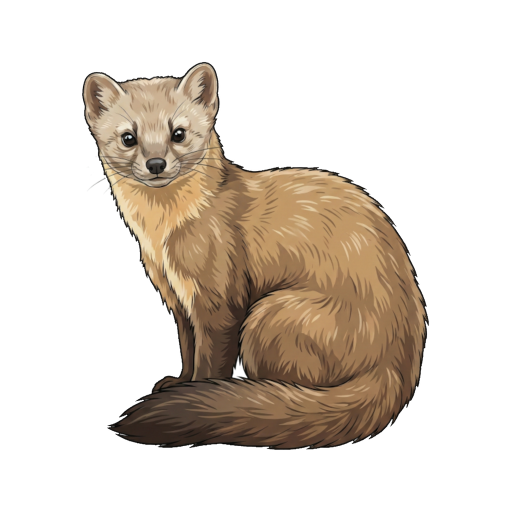
#> input picture art-pipeline/equalized_candidates_78/cand_01_american_marten.png, 1024 x 1024 px (shown at 1/2 size)
$ python -i build_dataset_v7.py   (imports and definitions only)
#> lines starting #> are read from the running program, lines starting #| are printed output that depends on the picture; after the words box and inside, x2 and y2 are one past the last pixel; in counts of white or black regions, pixels touching at a corner belong together
"""Build the SDXL style-LoRA animl_style_v7 training dataset from the locked 45 harmonized v3 illustrations.

Standalone CPU-only builder (0 MB VRAM, zero network/Ollama calls):
- Reads the 45 approved v3 illustrations from art-pipeline/equalized_candidates_78/cand_XX_*.png.
- Leaves art-pipeline/lora/dataset/ (v6) 100% untouched.
- Sanitizes exterior pixels outside the connected animal + whisker silhouette to pure (255, 255, 255) white.
- Preserves 1:1 sub-pixel anti-aliasing (zero double-LANCZOS blur) for fills in [0.73, 0.82],
  while rescaling outliers (e.g. #47 california_scrub-jay) cleanly to 0.77 fill.
- Writes .png + .txt pairs into art-pipeline/lora/dataset_v7/{img_6x,img_4x,img_2x}.
- Renders v7_dataset_45_contact_sheet.jpg in the conversation artifact directory.

Usage: .\art-pipeline\lora\venv\Scripts\python.exe art-pipeline\lora\build_dataset_v7.py
"""

import json
from pathlib import Path

import numpy as np
from PIL import Image, ImageDraw, ImageFont
from scipy.ndimage import binary_dilation, distance_transform_edt, label

REPO = Path(__file__).resolve().parents[2]
SRC_DIR = REPO / "art-pipeline" / "equalized_candidates_78"
DATASET_DIR = Path(__file__).parent / "dataset_v7"
OUT_DIRS = {
    "6x": DATASET_DIR / "img_6x",
    "4x": DATASET_DIR / "img_4x",
    "2x": DATASET_DIR / "img_2x",
}
ARTIFACT_SHEET = Path(
    r"C:\Users\nars7\.gemini\antigravity\brain\cf192390-434f-49ae-a401-59243749f021\v7_dataset_45_contact_sheet.jpg"
)
SIZE = 1024
TARGET_FILL = 0.77
PASSTHROUGH_MIN_FILL = 0.73
PASSTHROUGH_MAX_FILL = 0.82

STYLE_CLAUSE = (
    "muted matte natural colors, flat cel-shaded color zones with stepped shading, "
    "subtle low-contrast warm brown-umber ink fur and contour lines, "
    "clean thin dark charcoal-umber outline, isolated on a plain solid white background"
)

# Exact 45-entry v7 manifest:
# (cand_idx, src_name, slug, subject_phrase, bucket, pose_clause, traits)
V7_MANIFEST: list[tuple[int, str, str, str, str, str, str]] = [
    (
        1,
        "cand_01_american_marten.png",
        "american_marten",
        "an american marten",
        "6x",
        "",
        "tawny brown matte coat, pale yellowish-buff throat bib, dark brown legs and bushy tail, light brown head, rounded ears with pale rims, dark eyes, slender body",
    ),
    (
        2,
        "cand_02_rhesus_macaque.png",
        "rhesus_macaque",
        "a rhesus macaque",
        "6x",
        "",
        "warm brown and sandy-gray matte coat, muted reddish-tan face skin, brown hands and feet, medium-length gray-brown tail, dark eyes",
    ),
    (
        3,
        "cand_03_american_robin.png",
        "american_robin",
        "an american robin",
        "4x",
        "",
        "dark slate-gray back and wings, warm reddish-orange breast, blackish head with white eye arcs, white throat streaks, yellow bill, brown legs",
    ),
    (
        4,
        "cand_04_american_toad.png",
        "american_toad",
        "an american toad",
        "4x",
        "",
        "mottled dark brown and tan warty skin, cream and brown dorsal blotches, pale warts, light tan throat, barred brown legs, dark eyes",
    ),
    (
        5,
        "cand_05_axis_deer.png",
        "axis_deer",
        "an axis deer",
        "4x",
        "",
        "golden-rufous coat covered with crisp white spots, white throat and underbelly, dark dorsal stripe along spine, brown legs with dark hooves, three-pronged brown antlers",
    ),
    (
        6,
        "cand_06_barking_treefrog.png",
        "barking_treefrog",
        "a barking treefrog",
        "4x",
        "",
        "bright green skin with dark brown-bordered olive dorsal spots, pale cream throat and belly, yellow-green limb markings, round adhesive toe pads, bronze-brown eyes",
    ),
    (
        7,
        "cand_07_caribou.png",
        "caribou",
        "a caribou",
        "4x",
        "",
        "dark brown body coat with lighter brown flanks, white neck mane and chest, pale muzzle and white tail base, dark brown legs and cloven hooves, large branching antlers",
    ),
    (
        8,
        "cand_08_desert_tortoise.png",
        "desert_tortoise",
        "a desert tortoise",
        "4x",
        "",
        "high-domed warm brown carapace with tan scute centers and concentric growth rings, wrinkled tan-brown head, stout scaly forelegs with claws, elephantine hind feet",
    ),
    (
        9,
        "cand_09_downy_woodpecker.png",
        "downy_woodpecker",
        "a downy woodpecker",
        "4x",
        "",
        "black upperparts with white dorsal back patch, black wings with white spots, white throat and belly, black-and-white striped head with small red nape patch, short dark chisel bill, gray feet",
    ),
    (
        11,
        "cand_11_eastern_red-backed_salamander.png",
        "eastern_red-backed_salamander",
        "an eastern red-backed salamander",
        "4x",
        "",
        "reddish-orange dorsal stripe from head down tail, dark slate-gray mottled sides, dark brown head with dark eyes, four small dark legs, long slender tail",
    ),
    (
        12,
        "cand_12_elk.png",
        "elk",
        "an elk",
        "4x",
        "",
        "rich tan-brown body coat, dark chocolate-brown neck mane, head, and slender legs, pale buff rump patch, large branching brown antlers, dark eyes",
    ),
    (
        14,
        "cand_14_harbor_seal.png",
        "harbor_seal",
        "a harbor seal",
        "4x",
        "",
        "mottled gray-brown and silvery-tan coat covered with dark and pale spots, rounded head with dark eyes and pale whiskers, short foreflippers and hind flippers",
    ),
    (
        15,
        "cand_15_mountain_goat.png",
        "mountain_goat",
        "a mountain goat",
        "4x",
        "",
        "thick off-white shaggy coat with cream shading, white beard and pantaloons, short sharp black horns, black nose and hooves, dark eyes",
    ),
    (
        16,
        "cand_16_nine-banded_armadillo.png",
        "nine-banded_armadillo",
        "a nine-banded armadillo",
        "4x",
        "",
        "grayish-brown armored carapace with movable transverse bands and tan scutes, long pointed gray-tan snout, prominent upright ears, armored ringed tail, clawed feet",
    ),
    (
        17,
        "cand_17_snowy_owl.png",
        "snowy_owl",
        "a snowy owl",
        "4x",
        "",
        "white plumage with dark brown bars and speckles across wings, back, and flanks, white facial disc with bright golden-yellow eyes and black bill, feathered white legs and dark talons",
    ),
    (
        18,
        "cand_18_spring_peeper.png",
        "spring_peeper",
        "a spring peeper",
        "4x",
        "",
        "warm tan-brown skin with dark brown X-shaped dorsal cross marking, dark band between eyes, dark crossbands on slender hind legs, small toe pads, dark eyes",
    ),
    (
        19,
        "cand_19_western_fence_lizard.png",
        "western_fence_lizard",
        "a western fence lizard",
        "4x",
        "",
        "mottled brown and gray-tan keeled scales with dark wavy dorsal blotches, speckled brown head, tan clawed legs, long banded tail, dark eyes",
    ),
    (
        20,
        "cand_20_white-tailed_deer.png",
        "white-tailed_deer",
        "a white-tailed deer",
        "4x",
        "",
        "warm reddish-brown coat, crisp white throat patch, pale muzzle ring and white inner ears, white belly and tail underside, slender tan legs with dark hooves, forward-curving brown antlers",
    ),
    (
        21,
        "cand_21_wood_duck.png",
        "wood_duck",
        "a wood duck",
        "4x",
        "",
        "crested dark green and purple head with crisp white facial stripes, red eye and red-based bill, rich chestnut breast with white flecks, bronze-tan flanks, dark blue-and-black back, orange webbed feet",
    ),
    (
        22,
        "cand_22_common_box_turtle_3.png",
        "common_box_turtle_3",
        "a common box turtle",
        "2x",
        "",
        "high-domed dark brown carapace with bright orange-yellow radiating markings, mottled brown and orange head, reddish-orange eye, sturdy scaly brown legs",
    ),
    (
        23,
        "cand_23_common_box_turtle_4.png",
        "common_box_turtle_4",
        "a common box turtle",
        "2x",
        "",
        "high-domed dark brown carapace with golden-yellow radiating lines and blotches, reddish-brown speckled head and neck, yellowish-brown eye, stout clawed brown legs",
    ),
    (
        24,
        "cand_24_gopher_snake_1.png",
        "gopher_snake_1",
        "a gopher snake",
        "2x",
        "",
        "coiled sandy-tan body with dark chocolate-brown dorsal blotches and smaller dark lateral spots, pale cream lower scales, tan head with dark postorbital stripe",
    ),
    (
        25,
        "cand_25_gopher_snake_2.png",
        "gopher_snake_2",
        "a gopher snake",
        "2x",
        "",
        "sinuous sandy-tan body with dark brown dorsal saddles and alternating lateral spots, cream throat, tan head with brown facial band, banded tail",
    ),
    (
        26,
        "cand_26_00_northern_shoveler.png",
        "northern_shoveler",
        "a northern shoveler",
        "4x",
        ", in flight with wings raised",
        "dark green head with yellow eye and long dark spatulate bill, crisp white breast and neck, rich chestnut belly and flanks, raised wings showing pale blue-gray forewing patch and white bar, orange webbed feet",
    ),
    (
        28,
        "cand_28_02_american_wigeon.png",
        "american_wigeon",
        "an american wigeon",
        "4x",
        "",
        "pale cream crown and speckled white cheek with dark green postorbital band, pale gray bill with black tip, warm brownish-taupe breast and flanks, black-and-white edged wing coverts with green patch, white belly, dark gray webbed feet",
    ),
    (
        29,
        "cand_29_03_green-winged_teal.png",
        "green-winged_teal",
        "a green-winged teal",
        "4x",
        "",
        "chestnut-brown head with green ear-patch extending down nape, dark slate bill, black-spotted buff-white breast, teal-green and brown patterned wings and flanks, yellowish-tan webbed feet",
    ),
    (
        30,
        "cand_30_04_mule_deer.png",
        "mule_deer",
        "a mule deer",
        "4x",
        "",
        "warm grayish-brown coat, pale cream throat patch and pale muzzle with dark nose, dark forehead patch, large dark-rimmed ears, tall bifurcated brown antlers, cream belly, four slender brown legs with dark hooves",
    ),
    (
        31,
        "cand_31_05_muskrat.png",
        "muskrat",
        "a muskrat",
        "4x",
        "",
        "plump crouching body with dense warm brown coat, lighter buff-tan cheeks and fine pale whiskers, small rounded ears, dark eye, clawed brown forepaws and hind paw",
    ),
    (
        34,
        "cand_34_08_pond_slider.png",
        "pond_slider",
        "a red-eared pond slider",
        "4x",
        "",
        "olive-green and muted olive-brown oval carapace with dark scute seams and pale rim, dark olive head and neck with bold pale yellow stripes, bright crimson-red postorbital stripe behind red-rimmed eye, clawed olive webbed feet",
    ),
    (
        36,
        "cand_36_00_opt3_13608867.png",
        "common_watersnake",
        "a common watersnake",
        "4x",
        "",
        "coiled tan and warm brown patterned body with dark brown crossbands and alternating blotches, pale cream-yellow labial scales with dark bars, brown head with dark postorbital stripe",
    ),
    (
        41,
        "cand_41_fresh20_v2_03_golden_mantled_squirrel.png",
        "golden-mantled_ground_squirrel",
        "a golden-mantled ground squirrel",
        "4x",
        "",
        "warm russet-golden head and shoulder mantle, unstriped buff-brown cheek with pale eye ring, prominent black-bordered white lateral stripe along side, cream-buff underbelly, bushy brown-and-buff tail",
    ),
    (
        42,
        "cand_42_fresh20_v2_04_western_gray_squirrel.png",
        "western_gray_squirrel",
        "a western gray squirrel",
        "4x",
        "",
        "frosted silver-gray coat, crisp white throat and underbelly, large bushy silver-gray plumed banner tail, rounded gray-brown ears, pale eye ring and dark eye",
    ),
    (
        43,
        "cand_43_fresh20_v2_05_yellow_bellied_marmot.png",
        "yellow-bellied_marmot",
        "a yellow-bellied marmot",
        "6x",
        "",
        "grizzled reddish-brown and gray-tan coat, warm golden-yellow chest and underbelly, dark brown head with pale buff patch between eyes and pale muzzle, dark brown bushy tail, sturdy clawed paws",
    ),
    (
        47,
        "cand_47_fresh20_v2_09_california_scrub_jay.png",
        "california_scrub-jay",
        "a california scrub-jay",
        "4x",
        "",
        "bright blue crown, nape, wings, and long tail, dark charcoal-brown cheek mask with thin white eyebrow, whitish throat framed by blue necklace band, pale brownish-gray back and belly, slender black bill and dark legs",
    ),
    (
        51,
        "cand_51_fresh20_v2_13_side_blotched_lizard.png",
        "common_side-blotched_lizard",
        "a common side-blotched lizard",
        "4x",
        "",
        "brown and tan dorsal scales, black-and-white speckled lateral stripe above bright warm orange-yellow lower flank, pale bluish-gray speckled throat, four clawed legs and long tapering tail",
    ),
    (
        52,
        "cand_52_fresh20_v2_14_southern_alligator_lizard.png",
        "southern_alligator_lizard",
        "a southern alligator lizard (Elgaria multicarinata)",
        "4x",
        ", curved body",
        "warm tan-brown keeled dorsal scales with faint crossbands, greenish-gray flanks with dark vertical bars, smooth brown head plates with pale lip and dark eye, four small clawed legs and long thick tail",
    ),
    (
        53,
        "cand_53_fresh20_v2_15_spiny_softshell.png",
        "spiny_softshell",
        "a spiny softshell turtle",
        "4x",
        "",
        "flat leathery olive-gray and warm brown oval carapace scattered with dark circular spots and pale tan rim, pointed tubular snorkel snout, olive-tan head and scaly webbed forelimb",
    ),
    (
        55,
        "cand_55_fresh20_v2_17_wood_frog.png",
        "wood_frog",
        "a wood frog",
        "4x",
        "",
        "warm peachy-tan and light brown skin with dark brown dorsal spots and dark dorsolateral ridge, prominent dark brown mask across eye and brown circular tympanum, pale cream belly with dark mottling, barred hind legs",
    ),
    (
        56,
        "cand_56_fresh20_v2_18_california_newt.png",
        "california_newt",
        "a california newt",
        "4x",
        "",
        "granular dark slate-gray and warm gray-brown dorsal skin, bright warm orange lower flanks, jaw, and underside, large dark eye with pale ring, four sturdy clawed legs and upturned tail",
    ),
    (
        57,
        "cand_57_fresh20_v2_19_leopard_shark.png",
        "leopard_shark",
        "a leopard shark",
        "6x",
        "",
        "sleek silvery-gray fusiform body patterned with prominent dark charcoal-brown dorsal saddles and large oval spots across back and fins, pale white underside, five gill slits, two dorsal fins, spotted pectoral fin, notched caudal fin",
    ),
    (
        62,
        "cand_62_04_merriams_kangaroo_rat.png",
        "merriams_kangaroo_rat",
        "a merriam's kangaroo rat (Dipodomys merriami)",
        "4x",
        "",
        "sandy buff-tan coat with darker grizzled dorsal streaks, cream-white cheek, throat, and underbelly, large dark eye, rounded brownish-pink ear, long hind foot, very long pale bi-colored tail with tufted tip",
    ),
    (
        66,
        "cand_66_08_belted_kingfisher.png",
        "belted_kingfisher",
        "a belted kingfisher",
        "4x",
        ", perched with both feet gripping a short natural wooden twig stub strictly under its feet",
        "shaggy slate-blue crested head, crisp white collar, slate-blue breast band above warm rufous-chestnut flanks and white belly, slate-blue back and wings with tiny white wing-tip spots, long stout dark bill",
    ),
    (
        68,
        "cand_68_10_hooded_merganser.png",
        "hooded_merganser",
        "a hooded merganser",
        "4x",
        ", swimming with webbed feet trailing behind",
        "black-and-brown crested head with large fan-shaped white patch, bright golden-orange eye, slender dark bill, white breast with two vertical black bars, rich cinnamon-brown flanks, black-and-white striped tertials, orange-brown webbed feet",
    ),
    (
        69,
        "cand_69_11_rough_greensnake.png",
        "rough_greensnake",
        "a rough greensnake",
        "4x",
        "",
        "slender coiled bright leaf-green body with smooth scales, pale yellowish-green lower sides and upper lip, green head with dark eye, long tapering tail",
    ),
    (
        76,
        "cand_76_18_western_tiger_salamander.png",
        "western_tiger_salamander",
        "a western tiger salamander",
        "4x",
        "",
        "dark charcoal-black body and tail patterned with bold irregular yellow bars and blotches, broad rounded dark snout with dark eyes, four sturdy dark legs with yellow spots, laterally flattened blotched tail",
    ),
]


def sanitize_and_frame(src_png: Path) -> tuple[Image.Image, float, float, bool]:
    """Remove exterior off-white borders/haze while keeping whiskers intact, and center at 1024x1024."""
    im = Image.open(src_png).convert("RGB")
#> im is the input picture: PIL image 1024x1024 RGB; mean R, G, B 220.4, 211.3, 201.6
    arr = np.array(im)
    if arr.shape != (SIZE, SIZE, 3):
        raise ValueError(f"Expected {(SIZE, SIZE, 3)} image, got {arr.shape} for {src_png}")

    core = arr.min(axis=-1) < 235
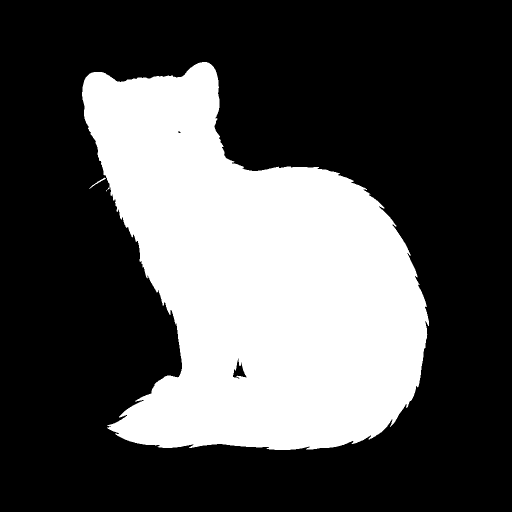
#> core: shape (1024, 1024) bool (shown at 1/2 size); 32.2% white; 2 white regions, box (x1, y1, x2, y2) and area: (164, 124, 858, 900) 337813, (178, 355, 212, 378) 92
    core[:16, :] = core[-16:, :] = core[:, :16] = core[:, -16:] = False

    lbl, _ = label(binary_dilation(core, np.ones((15, 15), dtype=bool)))
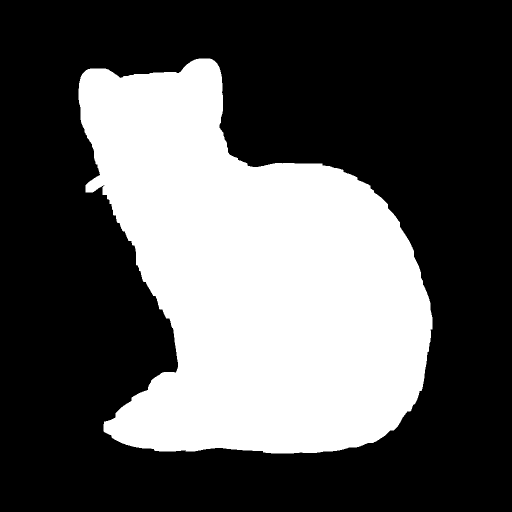
#> lbl: shape (1024, 1024) int32 (shown at 1/2 size); values 0 (black) and 1 (white), 34.7% white; 1 white region, box (x1, y1, x2, y2) and area: (157, 117, 865, 907) 363830
    sizes = np.bincount(lbl.ravel())
#> sizes = [684746, 363830]
    sizes[0] = 0
    if sizes.max() == 0:
        raise ValueError(f"No foreground component found in {src_png}")
    main_lbl = int(sizes.argmax())
#> main_lbl = 1
    animal_core = (lbl == main_lbl) & core

    dist = distance_transform_edt(~animal_core)
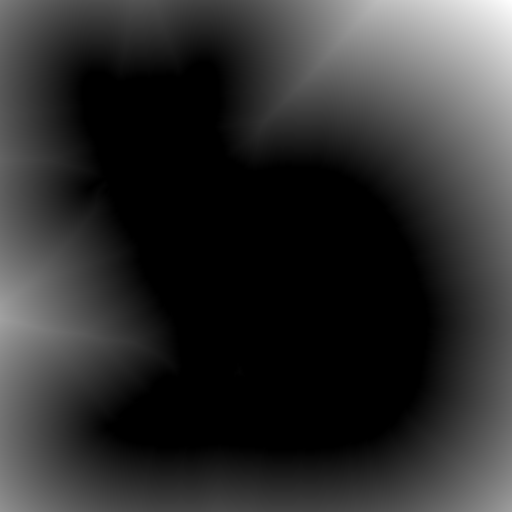
#> dist: shape (1024, 1024) float64 (shown at 1/2 size); min 0, max 476.4, mean 87.1; drawn with min black and max white
    keep = dist <= 48.0
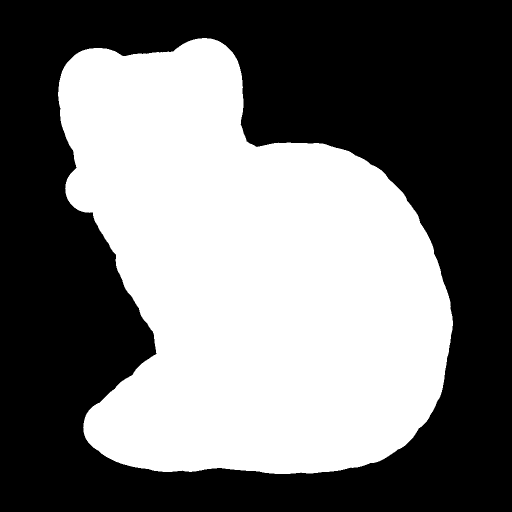
#> keep: shape (1024, 1024) bool (shown at 1/2 size); 45.7% white; 1 white region, box (x1, y1, x2, y2) and area: (116, 76, 906, 948) 479455
    keep[:20, :] = keep[-20:, :] = keep[:, :20] = keep[:, -20:] = False

    cleaned = arr.copy()
    cleaned[~keep] = 255

    ys, xs = np.where(np.any(cleaned < 255, axis=-1))
    if ys.size == 0 or xs.size == 0:
        raise ValueError(f"Empty cleaned subject for {src_png}")
    y0, y1 = int(ys.min()), int(ys.max()) + 1
#> y0 = 123; y1 = 901
    x0, x1 = int(xs.min()), int(xs.max()) + 1
#> x0 = 164; x1 = 859

    crop = Image.fromarray(cleaned[y0:y1, x0:x1])
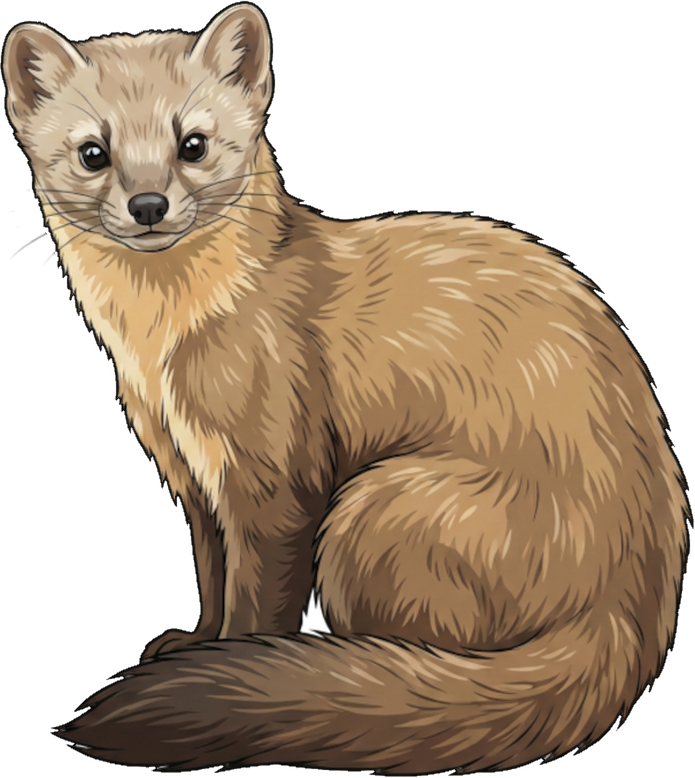
#> crop: PIL image 695x778 RGB; mean R, G, B 187.9, 170.2, 151.5
    orig_fill = max(crop.size) / SIZE

    resized = False
    if PASSTHROUGH_MIN_FILL <= orig_fill <= PASSTHROUGH_MAX_FILL:
        subj = crop
    else:
        target = round(SIZE * TARGET_FILL)
        scale = target / max(crop.size)
        nw = max(1, round(crop.width * scale))
        nh = max(1, round(crop.height * scale))
        subj = crop.resize((nw, nh), Image.Resampling.LANCZOS)
        resized = True

    canvas = Image.new("RGB", (SIZE, SIZE), (255, 255, 255))
#> canvas: PIL image 1024x1024 RGB; every value is 255
    paste_x = (SIZE - subj.width) // 2
    paste_y = (SIZE - subj.height) // 2
    canvas.paste(subj, (paste_x, paste_y))

    out_arr = np.array(canvas)
    oys, oxs = np.where(np.any(out_arr < 255, axis=-1))
    final_fill = max(int(oys.max() - oys.min() + 1), int(oxs.max() - oxs.min() + 1)) / SIZE
#> final_fill = 0.76
    return canvas, orig_fill, final_fill, resized


# [194 lines left out: functions build_caption, verify_output_image, load_font, render_contact_sheet, main, not called in this run]


# [2 lines not run here, left out]

>>> result = sanitize_and_frame('../equalized_candidates_78/cand_01_american_marten.png')
